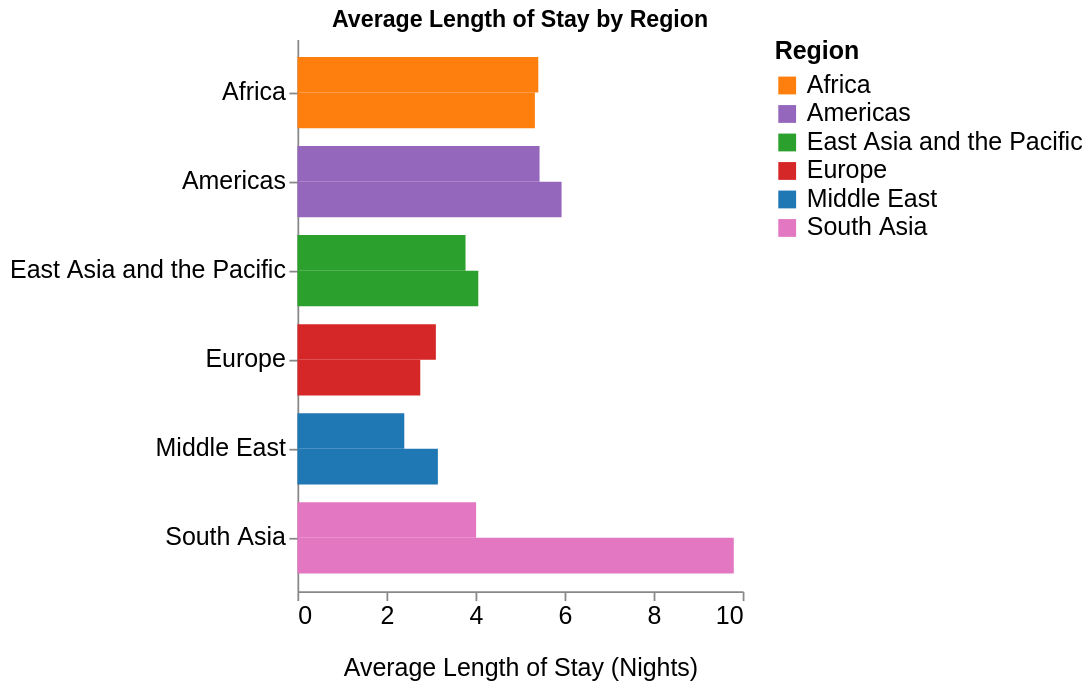

The cell this chart's notebook holds for it:
### Code cell
# Bar chart, average length of stay, 1999 and 2019, by region
data = tourism[
        (tourism["year"].isin([1999, 2019])) &
        (tourism["indicator_code"] == "CPTY_ACCM_HOTL_STAY_AVRG") &
        (tourism["region"].notna())
    ]

region_sums = data.groupby(["region", "indicator_code", "year"]
                             )["value"].mean().reset_index()

def bar_1(df):
    chart = alt.Chart(df).mark_bar().encode(
        alt.X("value:Q").title("Average Length of Stay (Nights)"),
        alt.Y("region:N").title(""),
        color = alt.Color("region:N", title = "Region", scale = region_scale),
        yOffset=alt.YOffset("year:N")
    ).properties(title = "Average Length of Stay by Region", width=250)
    
    return chart

# Render chart
bar_1(region_sums).configure_axis(
        labelFontSize=14,
        titleFontSize=14
    ).configure_legend(
        titleFontSize=14,
        labelFontSize=14 
    )

### Figure 1 — Vega-Lite specification as saved in the notebook (floating-point values rounded to 4 significant figures)
{"config": {"axis": {"grid": false, "titleFontWeight": "normal", "titlePadding": 15, "labelFontSize": 14, "titleFontSize": 14}, "view": {"stroke": null, "width": 450}, "legend": {"labelFontSize": 14, "titleFontSize": 14}}, "data": {"name": "data-0415596fc0dd6d46294ba0610e45662a"}, "mark": {"type": "bar"}, "encoding": {"color": {"field": "region", "scale": {"domain": ["Africa", "Americas", "East Asia and the Pacific", "Europe", "Middle East", "South Asia"], "range": ["#ff7f0e", "#9467bd", "#2ca02c", "#d62728", "#1f77b4", "#e377c2"]}, "title": "Region", "type": "nominal"}, "x": {"field": "value", "title": "Average Length of Stay (Nights)", "type": "quantitative"}, "y": {"field": "region", "title": "", "type": "nominal"}, "yOffset": {"field": "year", "type": "nominal"}}, "title": "Average Length of Stay by Region", "width": 250, "$schema": "https://vega.github.io/schema/vega-lite/v6.4.1.json", "datasets": {"data-0415596fc0dd6d46294ba0610e45662a": [{"region": "Africa", "indicator_code": "CPTY_ACCM_HOTL_STAY_AVRG", "year": 1999, "value": 5.41}, {"region": "Africa", "indicator_code": "CPTY_ACCM_HOTL_STAY_AVRG", "year": 2019, "value": 5.333}, {"region": "Americas", "indicator_code": "CPTY_ACCM_HOTL_STAY_AVRG", "year": 1999, "value": 5.438}, {"region": "Americas", "indicator_code": "CPTY_ACCM_HOTL_STAY_AVRG", "year": 2019, "value": 5.933}, {"region": "East Asia and the Pacific", "indicator_code": "CPTY_ACCM_HOTL_STAY_AVRG", "year": 1999, "value": 3.775}, {"region": "East Asia and the Pacific", "indicator_code": "CPTY_ACCM_HOTL_STAY_AVRG", "year": 2019, "value": 4.062}, {"region": "Europe", "indicator_code": "CPTY_ACCM_HOTL_STAY_AVRG", "year": 1999, "value": 3.109}, {"region": "Europe", "indicator_code": "CPTY_ACCM_HOTL_STAY_AVRG", "year": 2019, "value": 2.759}, {"region": "Middle East", "indicator_code": "CPTY_ACCM_HOTL_STAY_AVRG", "year": 1999, "value": 2.4}, {"region": "Middle East", "indicator_code": "CPTY_ACCM_HOTL_STAY_AVRG", "year": 2019, "value": 3.154}, {"region": "South Asia", "indicator_code": "CPTY_ACCM_HOTL_STAY_AVRG", "year": 1999, "value": 4.013}, {"region": "South Asia", "indicator_code": "CPTY_ACCM_HOTL_STAY_AVRG", "year": 2019, "value": 9.8}]}}
